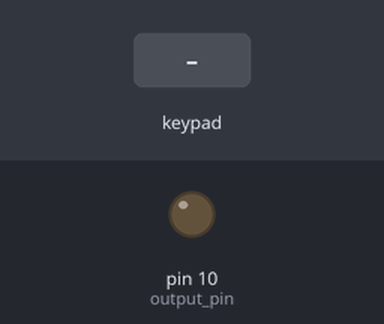
The sketch below on a simulated Arduino Uno, built with avr-gcc and run on an emulated ATmega328P. On the bench: output pins drawn as LEDs (lit = HIGH). Inputs (shaded band) come from the test bench.

Above: at 1.2 s.
1.3 s: keypad keys 9 8 7 6 pressed 0.4 s apart
At 3.5 s:
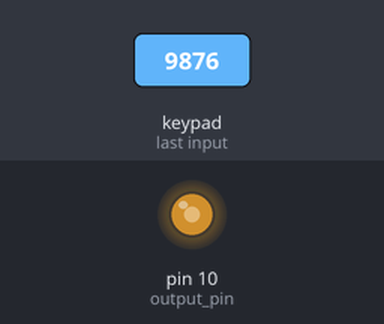
4.4 s: key '1' pressed
At 5.3 s:
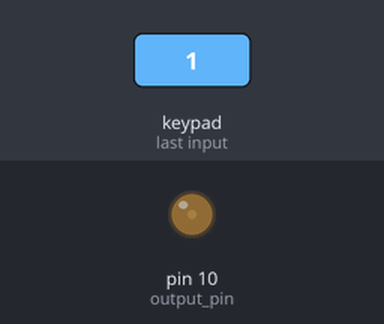
5.9 s: key '3' pressed
At 6.3 s:
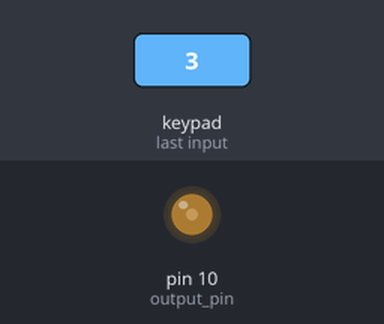
7.4 s: key '6' pressed
At 8.4 s:
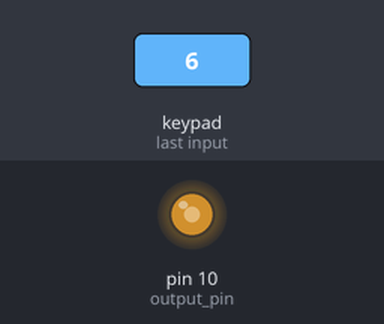
8.9 s: key '8' pressed
At 9.8 s:
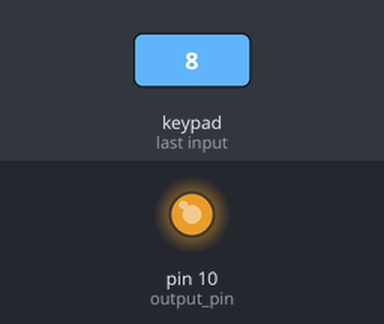
10.4 s: keypad keys 9 8 7 6 # pressed 0.4 s apart
At 13.1 s:
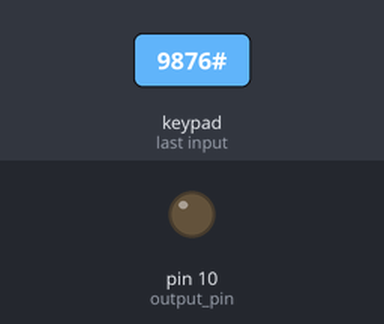
Timing chart, 0 to 14.6 s (numbered marks = the images above; inputs shaded):
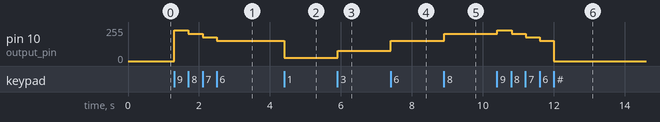

The sketch:

rpm_motor.ino
```cpp
#include <Keypad.h>

const byte rows  = 4;
const byte cols  = 4;
byte row_pins[rows]  = {9, 8, 7, 6};
byte col_pins[cols]  = {5, 4, 3, 2};
const byte output_pin = 10;

char keymap[rows][cols] = {
  '1', '2', '3', 'A',
  '4', '5', '6', 'B',
  '7', '8', '9', 'C',
  '*', '0', '#', 'D',
};
Keypad pad = Keypad(makeKeymap(keymap),
                    row_pins, col_pins,
                    rows, cols);

float percentage; // From 0 to 1 inclusive.

void setup()
{
  Serial.begin(9600);
  for (byte index = 0; index < rows; index++){
   	pinMode(row_pins[index], INPUT);
  }
  for (byte index = 0; index < cols; index++){
   	pinMode(col_pins[index], INPUT);
  }
  pinMode(output_pin, OUTPUT);
}

void loop()
{

  char input = pad.getKey();

  if (input != NO_KEY) {
    switch (input) {
    case '1': {
      percentage = .1;
    } break;
    case '2': {
      percentage = .2;
    } break;
    case '3': {
      percentage = .3;
    } break;
    case '4': {
      percentage = .4;
    } break;
    case '5': {
      percentage = .5;
    } break;
    case '6': {
      percentage = .6;
    } break;
    case '7': {
      percentage = .7;
    } break;
    case '8': {
      percentage = .8;
    } break;
    case '9': {
      percentage = .9;
    } break;
    default: {
      percentage = 0;
    }
    }
  }

  analogWrite(output_pin, (int)(255 * percentage));
}
```

Measured:
- after the input at 1.3 s, pin 10 (output_pin): 0/255 → 229/255 at once, → 204/255 0.40 s later, → 178/255 0.40 s later, → 153/255 0.39 s later
- after the input at 4.4 s, pin 10 (output_pin): 153/255 → 25/255 at once
- after the input at 5.9 s, pin 10 (output_pin): 25/255 → 76/255 at once
- after the input at 7.4 s, pin 10 (output_pin): 76/255 → 153/255 at once
- after the input at 8.9 s, pin 10 (output_pin): 153/255 → 204/255 at once
- after the input at 10.4 s, pin 10 (output_pin): 204/255 → 229/255 at once, → 204/255 0.40 s later, → 178/255 0.39 s later, → 153/255 0.40 s later, … (5 changes in this stretch)
